Frame 1 (no input): blank canvas, image omitted
Frame 60 (no input): blank canvas, image omitted
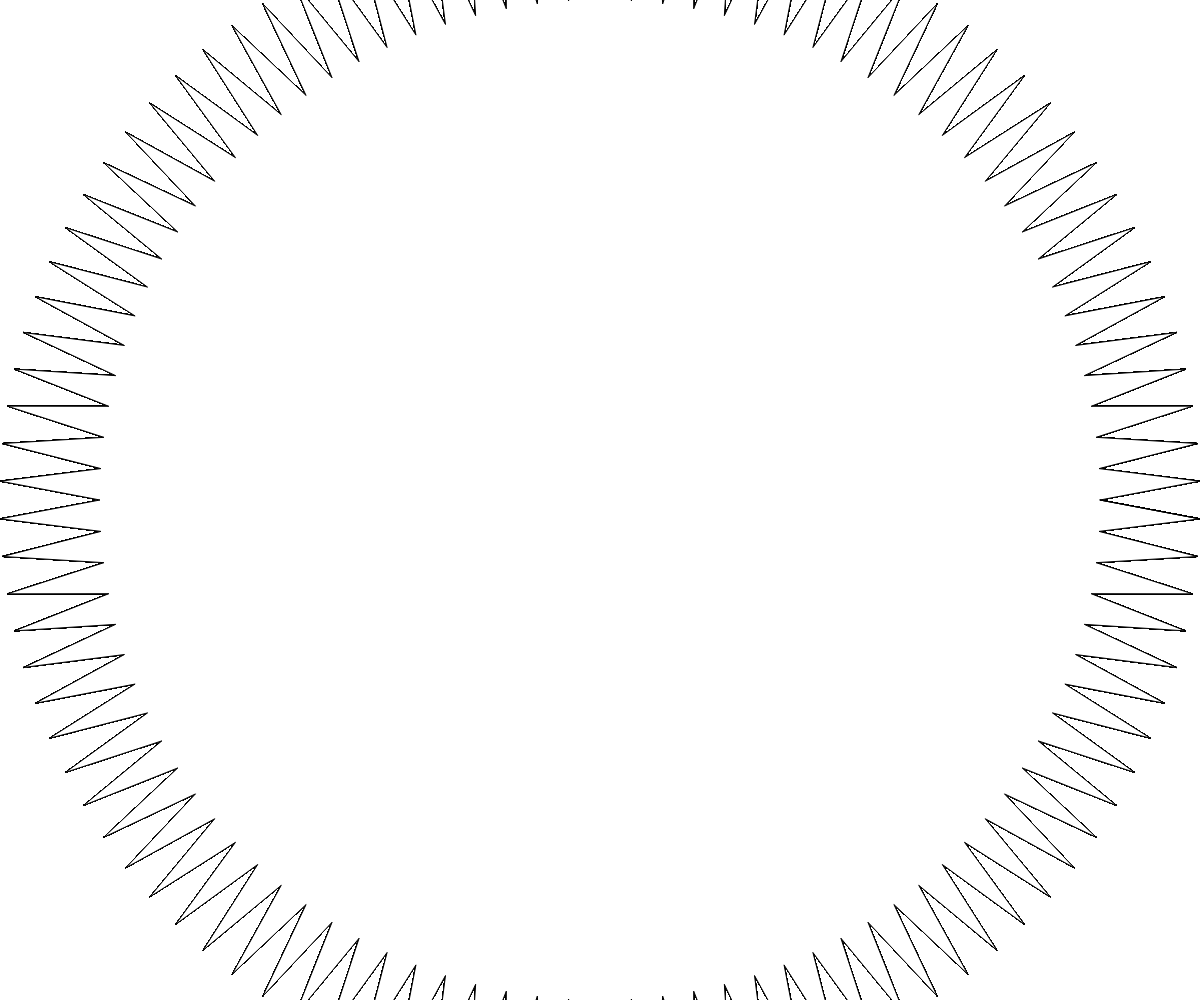
Frame 120 (the mouse pressed at the canvas centre since frame 60)

The p5.js sketch whose frames 1 and 60 were blank and that drew this single picture after the mouse press (run headless with seeded random() and noise() and a simulated clock; from frame 60 on, the mouse is pressed at the canvas centre):

// p5.js sketch
// ── sketch.js
// 1.  Draw shapes
// 2. No background
// 3. Time or interactive based
// 4. Use different colors for stroke and fill
// 5. Use If statement.

function setup () {
  createCanvas(window.innerWidth, window.innerHeight);
  background(255);
  frameRate(20);
}

function draw() {
	var number;

	if(mouseX > mouseY){
		fill(255);
		stroke(0);
		number = mouseX - mouseY;
	}

	else if (mouseX <= mouseY) {
		fill(0);
		stroke(255);
		number = mouseY - mouseX;
	}

	star(innerWidth/2,innerHeight/2,mouseX,mouseY,number);

}


function star(x, y, radius1, radius2, npoints) {
	var angle = TWO_PI / npoints;
	var halfAngle = angle/2;
 	
 	beginShape();
	for (var a = 0; a < TWO_PI; a += angle) {
    var sx = x + cos(a) * radius2;
    var sy = y + sin(a) * radius2;
    vertex(sx, sy);
    sx = x + cos(a+halfAngle) * radius1;
    sy = y + sin(a+halfAngle) * radius1;
    vertex(sx, sy);
  	}
 	endShape(CLOSE);
}
